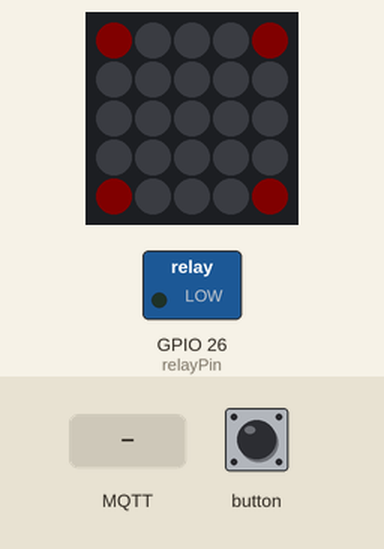
Simulated run of this program. Board: ESP32. Parts: 5×5 RGB LED matrix (first LED top left, wired row by row), switched loads named in the program (green lamp = pin HIGH). The test bench sets the inputs (shaded band). Dim RGB values are drawn brighter than linear; WiFi joins after 1.5 s; servers stay silent unless stated; random numbers use the default seed unless the program sets one; no MQTT or app messages arrive unless stated; what the program prints to the serial monitor is not drawn.

Above: at 3.2 s.
3.3 s: button pressed for 0.15 s
At 3.41 s:
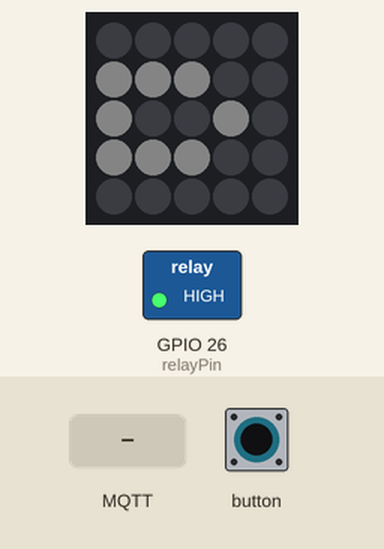
4.0 s: MQTT message "off" arrives on the first subscribed topic
At 4.1 s:
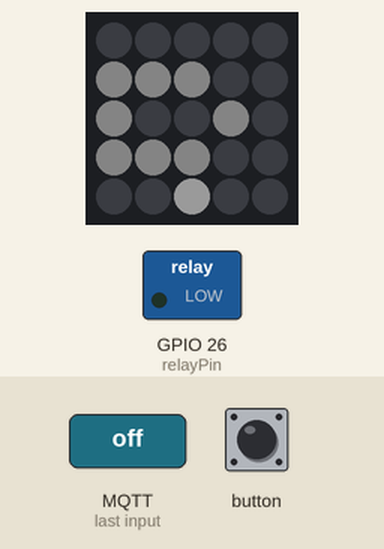
5.6 s: MQTT message "on" arrives on the first subscribed topic
At 5.73 s:
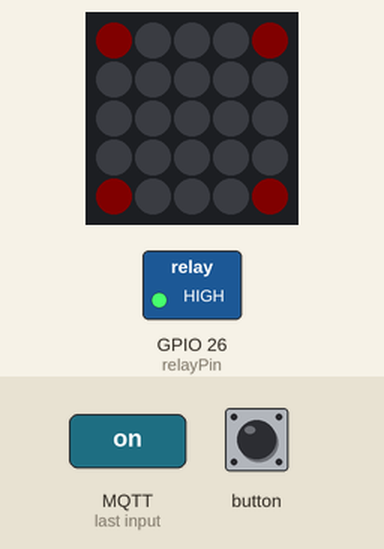
7.1 s: button pressed for 1 s
At 7.13 s:
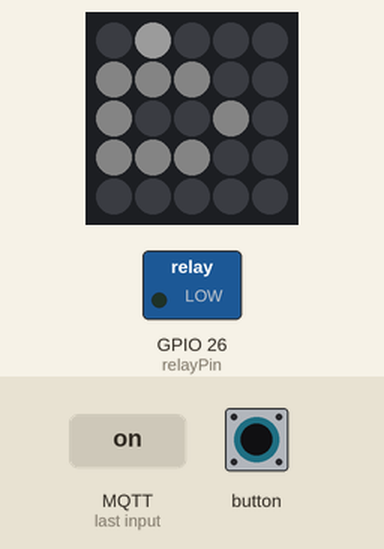
Timing chart, 0 to 10.1 s (numbered marks = the images above; inputs shaded):
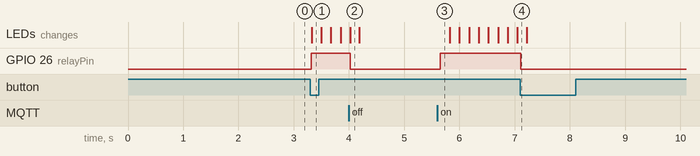

The program:

main.cpp
```cpp
#include <M5Atom.h>
#include <WiFi.h>
#include <PubSubClient.h>
#include "config.h"

const int relayPin = 26; // Relay connected to PH2 pin
bool relayState = false; // Default mode is off
int brightness_low = 32;
int brightness_high = 48;
int brightness_snowflake = 200;

const int cycle_duration = 2000; // Full dimming cycle duration (in milliseconds)
const int total_pixels = 25; // Total number of pixels (5x5 matrix)
int snowflakePositions[total_pixels]; // Array to store random positions for snowflakes
unsigned long lastUpdate = 0; // Store the time of the last update
unsigned long startTime = 0; // Start time for dimming cycle
int currentSnowflake = -1; // Current snowflake index
int currentBrightness = 0; // Current brightness level of the snowflake


// WiFi credentials
const char* ssid = WIFI_SSID;
const char* password = WIFI_PASSWORD;

// MQTT broker details
const char* switch_id = SWITCH_ID; // Unique switch ID
const char* mqtt_server = MQTT_SERVER;
const int mqtt_port = MQTT_PORT;
const char* mqtt_username = MQTT_USERNAME;  // Optional, if required
const char* mqtt_password = MQTT_PASSWORD;  // Optional, if required
static unsigned long lastPublish = 0;

WiFiClient espClient;
PubSubClient client(espClient);


// MQTT topic definitions
String state_topic = "m5/" + String(switch_id) + "/relay/0";
String command_topic = "m5/" + String(switch_id) + "/relay/0/command";

// List of snowflakes to skip as being part of icon
int snowflakeCheckList[] = {5, 6, 7, 10, 11, 12, 13, 15, 16, 17}; // if used instead of empty list then showflakes will not overlay icons; update the list each time icons are modified
//int snowflakeCheckList[] = {};
int checkListSize = sizeof(snowflakeCheckList) / sizeof(snowflakeCheckList[0]);

// Declare the updateDisplay function before setup and loop
void updateDisplay();

// Declare the updateSnowflakes function before setup and loop
void updateSnowflakes();


bool isPixelUsedByIcon(int snowflake_idx);


// Function to connect to WiFi
void setup_wifi() {
  delay(10);
  // Connect to WiFi
  Serial.println();
  Serial.print("Connecting to WiFi...");
  WiFi.begin(ssid, password);

  while (WiFi.status() != WL_CONNECTED) {
    delay(1000);
    Serial.print(".");
  }
  Serial.println(" connected!");
  Serial.print("IP address: ");
  Serial.println(WiFi.localIP());
}

// function to send out mqtt message with relay state called each time state changes (either as a result of pressing the button, receiving command or periodically)
void publishRelayState(){
  String state = relayState ? "on" : "off";
  client.publish(state_topic.c_str(), state.c_str(), 1);
}

// Callback function to handle received messages
void callback(char* topic, byte* payload, unsigned int length) {
  // Convert payload to string
  String message = "";
  for (int i = 0; i < length; i++) {
    message += (char)payload[i];
  }

  // Check if the received message is "on" or "off" and set relay state
  if (String(topic) == String(command_topic)) {
    if (message == "on") {
      relayState = true;
      digitalWrite(relayPin, HIGH); // Turn relay ON
    } else if (message == "off") {
      relayState = false;
      digitalWrite(relayPin, LOW); // Turn relay OFF
    }
    publishRelayState();
  }
}

// Reconnect to MQTT server
void reconnect() {
  // Loop until we are connected
  while (!client.connected()) {
    Serial.print("Attempting MQTT connection...");

    // Attempt to connect
    //if (client.connect("M5StackClient", mqtt_username, mqtt_password)) {
    if (client.connect(switch_id, mqtt_username, mqtt_password)) {
      Serial.println("connected");

      // Subscribe to the command topic
      client.subscribe(command_topic.c_str()); // Convert String to const char* using c_str()
    } else {
      Serial.print("failed, rc=");
      Serial.print(client.state());
      Serial.println(" try again in 5 seconds");
      delay(5000);
    }
  }
}


void setup() {
  M5.begin(true, false, true); // Initialize serial, I2C, and display
  pinMode(relayPin, OUTPUT);
  digitalWrite(relayPin, LOW); // Ensure relay starts off
  M5.dis.clear(); // Clear the 5x5 LED matrix
  M5.dis.setBrightness(200);
  updateDisplay(); // Display initial state

  randomSeed(analogRead(0)); // Seed the random number generator

  // Generate random positions for the snowflakes
  for (int i = 0; i < total_pixels; i++) {
    snowflakePositions[i] = i; // Assign pixel indices (0 to 24)
  }

  // Shuffle snowflake positions for randomness
  for (int i = 0; i < total_pixels; i++) {
    int j = random(total_pixels);
    int temp = snowflakePositions[i];
    snowflakePositions[i] = snowflakePositions[j];
    snowflakePositions[j] = temp;
  }


  // Start serial communication
  Serial.begin(115200);

  // Connect to WiFi
  setup_wifi();

  // Set up MQTT client
  client.setServer(mqtt_server, mqtt_port);
  client.setCallback(callback);

  // Connect to MQTT server
  reconnect();
  if (client.connected()){
    publishRelayState();
  }

  client.setKeepAlive(60);

  // low power mode
  //WiFi.setTxPower(WIFI_POWER_MINUS_1dBm);
  WiFi.mode(WIFI_STA);
  WiFi.setSleep(true);
}

void loop() {
  M5.update(); // Update the M5Atom library to check for button press

  if (M5.Btn.wasPressed()) {
    // Toggle relay state
    relayState = !relayState;

    if (relayState) {
      digitalWrite(relayPin, HIGH); // Turn relay ON
      //M5.dis.setBrightness(brightness_high);
    } else {
      digitalWrite(relayPin, LOW); // Turn relay OFF
      //M5.dis.setBrightness(brightness_low);
    }
    updateDisplay(); // Update display based on new state

    publishRelayState();
  }


  if (client.connected()){
    client.loop(); // Process incoming messages
  }
  else{
    reconnect();
  }

  // Periodically send the relay state to the MQTT topic
  unsigned long currentMillis = millis();
  if (currentMillis - lastPublish >= 10000) { // Publish every 10 seconds
    lastPublish = currentMillis;

    publishRelayState();
  }

  delay(50); // Simple debounce delay

  updateDisplay();

  if (relayState){
    updateSnowflakes();
  }
}

void updateDisplay() {
  // Clear the 5x5 matrix display
  M5.dis.clear();

  // Show the relay state on the 5x5 LED matrix
  if (relayState) {
    int r = 1;
    int g = 1;
    int b = 1;
    int currentBrightness = brightness_high;

    int hexColor_white = int(r * currentBrightness) << 16 | int(g * currentBrightness) << 8 | int(b * currentBrightness);

    r = 1;
    g = 0;
    b = 0;
    int hexColor_roof = int(r * currentBrightness) << 16 | int(g * currentBrightness) << 8 | int(b * currentBrightness);

    hexColor_roof = hexColor_white;

    // house walls
    M5.dis.drawpix(5, hexColor_white);
    M5.dis.drawpix(6, hexColor_white);
    M5.dis.drawpix(7, hexColor_roof);

    M5.dis.drawpix(10, hexColor_white);
    //M5.dis.drawpix(11, hexColor_white);
    //M5.dis.drawpix(12, hexColor_roof);
    M5.dis.drawpix(13, hexColor_roof);

    M5.dis.drawpix(15, hexColor_white);
    M5.dis.drawpix(16, hexColor_white);
    M5.dis.drawpix(17, hexColor_roof);


    //M5.dis.drawpix(2, hexColor);
    //M5.dis.drawpix(8, hexColor_red);
    //M5.dis.drawpix(14, hexColor_red);
    //M5.dis.drawpix(18, hexColor_red);
    //M5.dis.drawpix(22, hexColor);


  } else {
    // Display pattern for "OFF" state (Red color for OFF)

    int r = 1;
    int g = 0;
    int b = 0;
    int currentBrightness = brightness_low;

    int hexColor = int(r * currentBrightness) << 16 | int(g * currentBrightness) << 8 | int(b * currentBrightness);

    M5.dis.drawpix(0, hexColor);
    M5.dis.drawpix(4, hexColor);
    M5.dis.drawpix(20, hexColor);
    M5.dis.drawpix(24, hexColor);
  }
}

void updateSnowflakes() {
  unsigned long currentTime = millis();

  if (currentSnowflake >= 0) {
    // Calculate the brightness based on the cycle, making the fade in and out effect`  `
    int elapsedTime = currentTime - startTime;
    float brightnessFactor = (sin((elapsedTime / (float)cycle_duration) * TWO_PI / 2.0)); // Sine wave for fade in and out
    currentBrightness = int(brightnessFactor * brightness_snowflake); // Update brightness based on the sine wave

    // Convert current brightness to hex RGB value
    int hexColor = currentBrightness << 16 | currentBrightness << 8 | currentBrightness; // Same R, G, B value for grayscale

    // Update the brightness of the current snowflake
    M5.dis.drawpix(snowflakePositions[currentSnowflake], hexColor); // Set pixel with hex color

    // Check if the dimming cycle is complete
    if (elapsedTime >= cycle_duration) {
      // Move to the next snowflake
      M5.dis.drawpix(snowflakePositions[currentSnowflake], 0x000000);  // make sure last snowflake pixel is turned off
      currentSnowflake++;
      if (currentSnowflake >= total_pixels) {
              currentSnowflake = 0; // Start over if all positions are used
            }
      bool isPixelUsed = isPixelUsedByIcon(currentSnowflake);
      while(isPixelUsed){
        currentSnowflake++;
        if (currentSnowflake >= total_pixels) {
              currentSnowflake = 0; // Start over if all positions are used
        }
        isPixelUsed = isPixelUsedByIcon(currentSnowflake);
      }

      startTime = currentTime; // Reset the start time for the next snowflake
      //M5.dis.clear(); // Clear the screen
    }

  }

  // If no snowflake is currently active, start the first snowflake
  if (currentSnowflake == -1) {
    currentSnowflake = 0;
    startTime = currentTime; // Start the cycle for the first snowflake
    //M5.dis.clear(); // Clear the display
  }

}

bool isPixelUsedByIcon(int snowflake_idx){
  for (int i = 0; i < checkListSize; i++) {
    if(snowflakePositions[snowflake_idx] == snowflakeCheckList[i]) {
      return true;
    }
  }
  return false;
}
```

config.h
```cpp
#ifndef CONFIG_H
#define CONFIG_H

// Wi-Fi credentials
#define WIFI_SSID "your_SSID"
#define WIFI_PASSWORD "your_PASSWORD"

// MQTT broker details
#define MQTT_SERVER "your_mqtt_broker_address"
#define MQTT_PORT 1883
#define MQTT_USERNAME "your_username"  // Optional, if required
#define MQTT_PASSWORD "your_password"  // Optional, if required

// Switch ID for MQTT topics
#define SWITCH_ID "your_switch_id"

// Define any other configuration parameters you want to keep secure
// #define ANOTHER_SETTING "value"

#endif // CONFIG_H
```

Measured:
- after the input at 3.3 s, GPIO 26 (relayPin): LOW → HIGH at once; the LEDs: change at once (image 1)
- after the input at 4.0 s, GPIO 26 (relayPin): HIGH → LOW at once
- after the input at 5.6 s, GPIO 26 (relayPin): LOW → HIGH after 0.05 s
- after the input at 7.1 s, GPIO 26 (relayPin): HIGH → LOW at once
